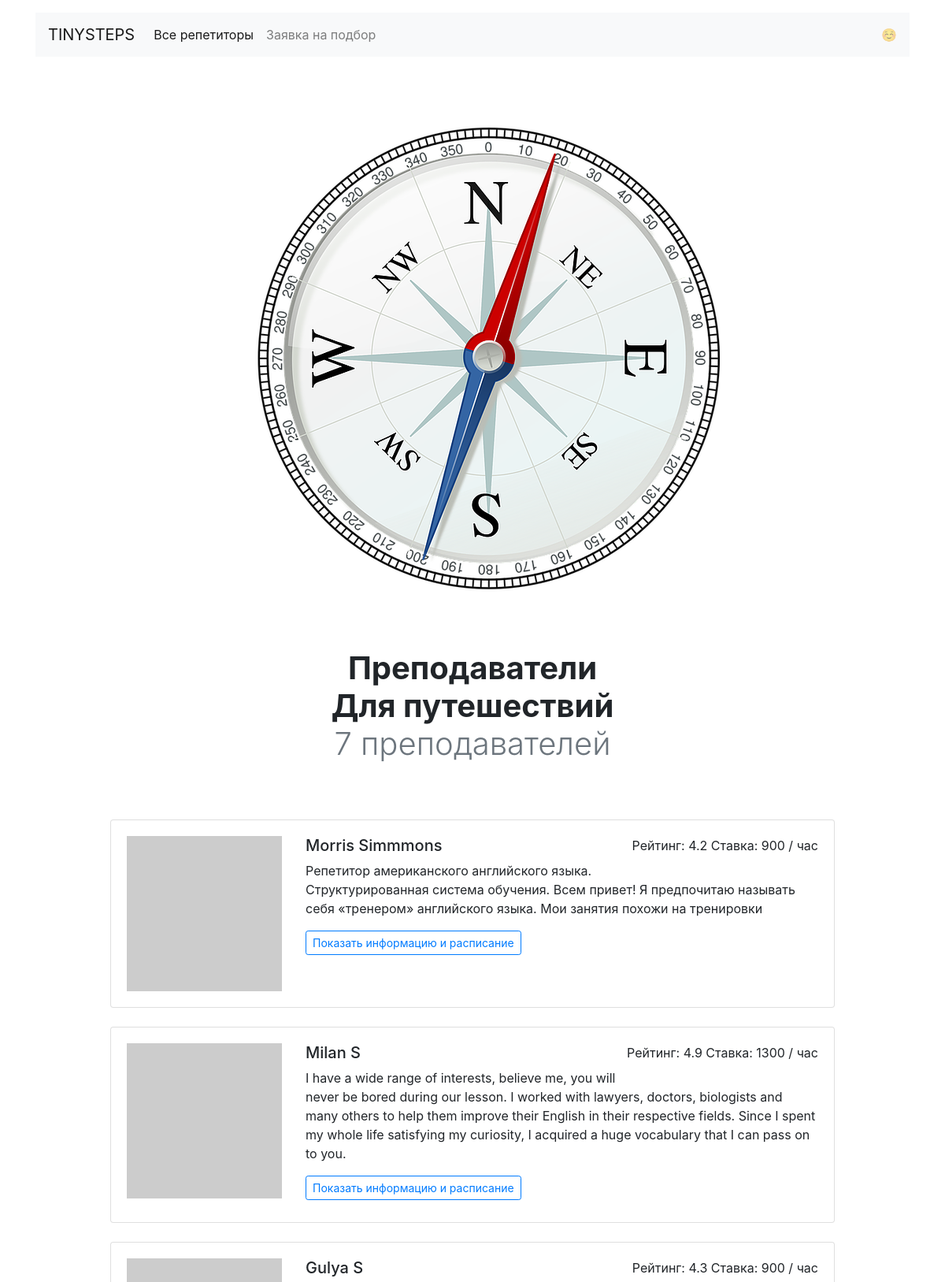
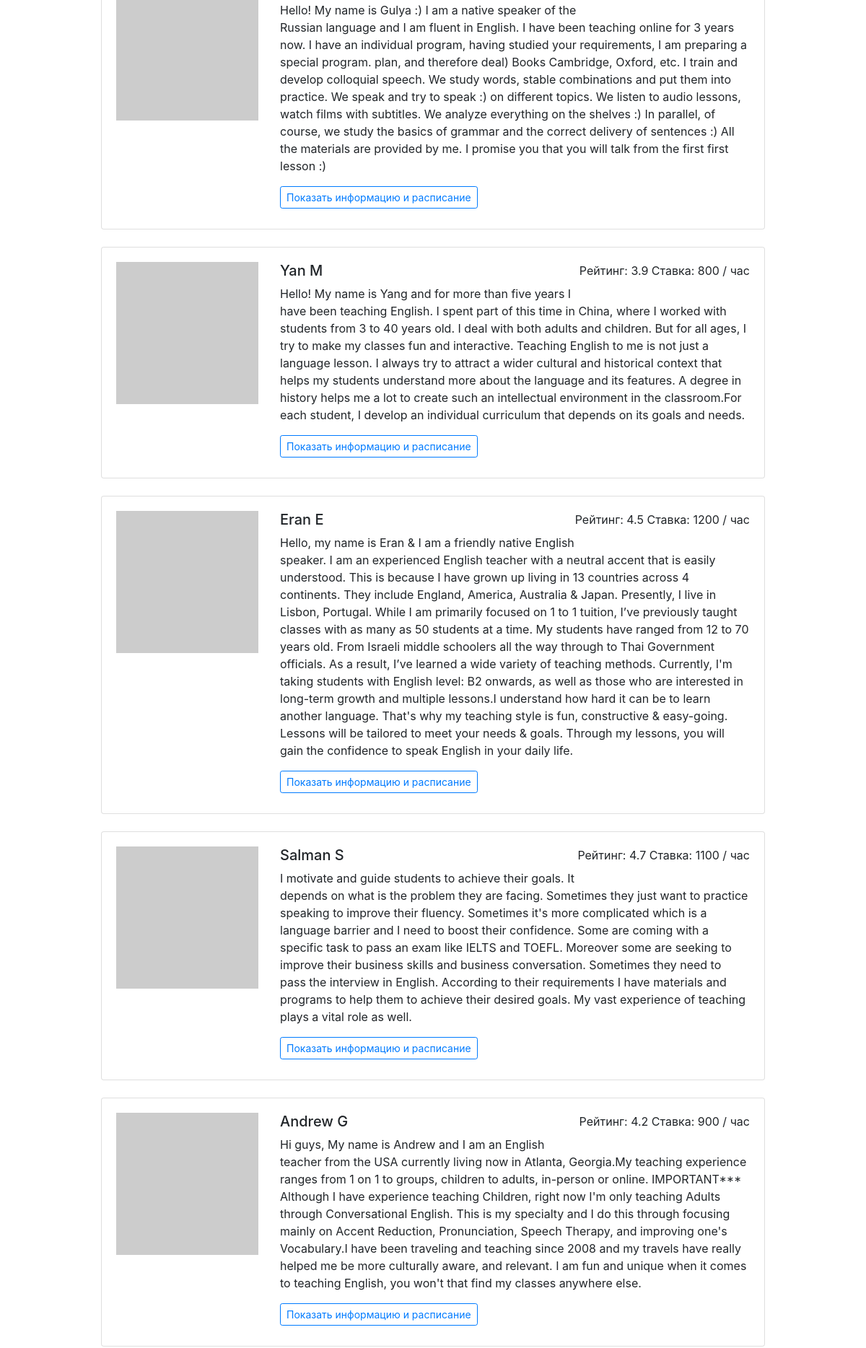
Page /goals/travel/ (upper part) on the committed database (2 pictures, top to bottom).
### models.py (models this page shows, shortened)
class Goal(db.Model):
    __tablename__ = "goals"
    goal_id = db.Column("goal_id", db.Integer, primary_key=True)
    title = db.Column("title", db.String(15))
    title_rus = db.Column('title_rus', db.String(15))
    favicon = db.Column('favicon', db.String(1))
    image_location = db.Column("image_location", db.String(30))
    teachers = db.relationship("Teacher",
                               secondary="teacher_goal",
                               back_populates="goals")
    lesson_requests = db.relationship("RequestLesson", back_populates="goal")

class Teacher(db.Model):
    __tablename__ = "teachers"
    teacher_id = db.Column(db.Integer, primary_key=True)
    name = db.Column(db.String(30), nullable=False)
    picture = db.Column(db.String)
    rating = db.Column(db.Numeric)
    price = db.Column(db.Integer, nullable=False)
    about = db.Column(db.Text)
    shedule = db.Column(db.String, default=shedule, nullable=False)
    goals = db.relationship("Goal",
                            secondary="teacher_goal",
                            back_populates="teachers")
    bookings = db.relationship("Booking", back_populates="teacher")
    @hybrid_property
    def short_rating(self):
        return str(self.rating)[:3]

### blupr_teachers.py (the view)
@blp.route("/goals/<goal>/")
def goal_view(goal):
    goal = Goal.query.filter_by(title=goal).one()
    return render_template("goal.html", goal=goal,
                           teachers=goal.teachers)

### templates/goal.html
{% extends 'base.html' %}
{%  from 'macros.html' import cards  %}
{% block body %}
  <main class="container mt-3">
    <h1 class="h1 text-center w-50 mx-auto mt-1 py-5 mb-4">
      <img src ="{{ url_for('static', filename =  goal.image_location) }}">
      <strong><br/>Преподаватели <br/>{{ goal.title_rus }}</strong>
      <br/><span class="font-weight-light text-muted">{{ teachers | length }} преподавателей</span>
    </h1>
      {{ cards( teachers) }}
  </main>
{% endblock %}

### templates/macros.html (shortened to what this page needs)
{% macro cards(teachers) -%}
    <div class="row">
      <div class="col-12 col-lg-10 offset-lg-1 m-auto">
        {% for teacher in teachers %}
          <div class="card mb-4">
            <div class="card-body">
              <div class="row">
                <div class="col-3"><img src="{{ teacher.picture }}" class="img-fluid" alt=""></div>
                <div class="col-9">
                  <p class="float-right">Рейтинг: {{ teacher.short_rating }} Ставка: {{ teacher.price }} / час</p>
                  <h2 class="h5">{{ teacher.name }}</h2>
                  <p>{{ teacher.about }}</p>
                  <a href="/profiles/{{ teacher.teacher_id }}/" class="btn btn-outline-primary btn-sm mb-2">Показать информацию и расписание</a>
                </div>
              </div>
            </div>
          </div>
        {% endfor %}
      </div>
    </div>
{%- endmacro %}

### rows in the picture
Goal: image_location (picture), title_rus "Для путешествий"
Teacher: short_rating "4.2", price "900", name "Morris Simmmons", about "Репетитор американского английского языка. Структурированная система обучения. Всем привет! Я предпочитаю называть себя «тренером» английского языка. Мои занятия похожи на тренировки"
Teacher: short_rating "4.9", price "1300", name "Milan S", about "I have a wide range of interests, believe me, you will never be bored during our lesson. I worked with lawyers, doctors, biologists and many others to help them improve their English in their respective fields. Since I spent my whole life satisfying my curiosity, I acquired a huge vocabulary that I can pass on to you."
Teacher: short_rating "4.3", price "900", name "Gulya S", about "Hello! My name is Gulya :) I am a native speaker of the Russian language and I am fluent in English. I have been teaching online for 3 years now. I have an individual program, having studied your requirements, I am preparing a special program. plan, and therefore deal) Books Cambridge, Oxford, etc. I train and develop colloquial speech. We study words, stable combinations and put them into practice. We speak and try to speak :) on different topics. We listen to audio lessons, watch films with subtitles. We analyze everything on the shelves :) In parallel, of course, we study the basics of grammar and the correct delivery of sentences :) All the materials are provided by me. I promise you…"
Teacher: short_rating "3.9", price "800", name "Yan M", about "Hello! My name is Yang and for more than five years I have been teaching English. I spent part of this time in China, where I worked with students from 3 to 40 years old. I deal with both adults and children. But for all ages, I try to make my classes fun and interactive. Teaching English to me is not just a language lesson. I always try to attract a wider cultural and historical context that helps my students understand more about the language and its features. A degree in history helps me a lot to create such an intellectual environment in the classroom.For each student, I develop an individual curriculum that depends on its goals and needs."
Teacher: short_rating "4.5", price "1200", name "Eran E", about "Hello, my name is Eran & I am a friendly native English speaker. I am an experienced English teacher with a neutral accent that is easily understood. This is because I have grown up living in 13 countries across 4 continents. They include England, America, Australia & Japan. Presently, I live in Lisbon, Portugal. While I am primarily focused on 1 to 1 tuition, I’ve previously taught classes with as many as 50 students at a time. My students have ranged from 12 to 70 years old. From Israeli middle schoolers all the way through to Thai Government officials. As a result, I’ve learned a wide variety of teaching methods. Currently, I'm taking students with English level: B2 onwards, as well as…"
Teacher: short_rating "4.7", price "1100", name "Salman S", about "I motivate and guide students to achieve their goals. It depends on what is the problem they are facing. Sometimes they just want to practice speaking to improve their fluency. Sometimes it's more complicated which is a language barrier and I need to boost their confidence. Some are coming with a specific task to pass an exam like IELTS and TOEFL. Moreover some are seeking to improve their business skills and business conversation. Sometimes they need to pass the interview in English. According to their requirements I have materials and programs to help them to achieve their desired goals. My vast experience of teaching plays a vital role as well."
Teacher: short_rating "4.2", price "900", name "Andrew G", about "Hi guys, My name is Andrew and I am an English teacher from the USA currently living now in Atlanta, Georgia.My teaching experience ranges from 1 on 1 to groups, children to adults, in-person or online. IMPORTANT*** Although I have experience teaching Children, right now I'm only teaching Adults through Conversational English. This is my specialty and I do this through focusing mainly on Accent Reduction, Pronunciation, Speech Therapy, and improving one's Vocabulary.I have been traveling and teaching since 2008 and my travels have really helped me be more culturally aware, and relevant. I am fun and unique when it comes to teaching English, you won't that find my classes anywhere else."

### other values in the picture
{{ teachers | length }} "7"
